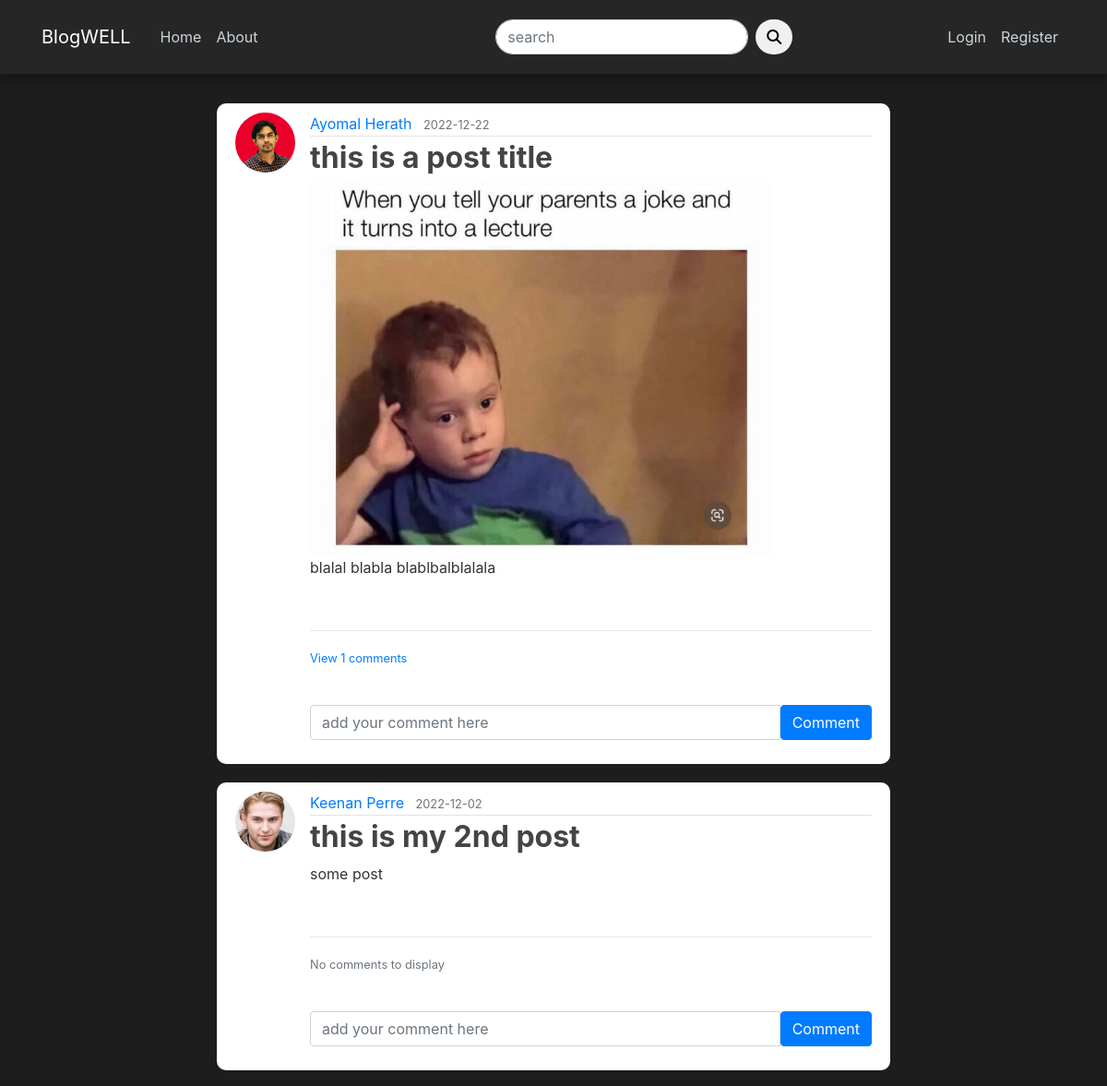
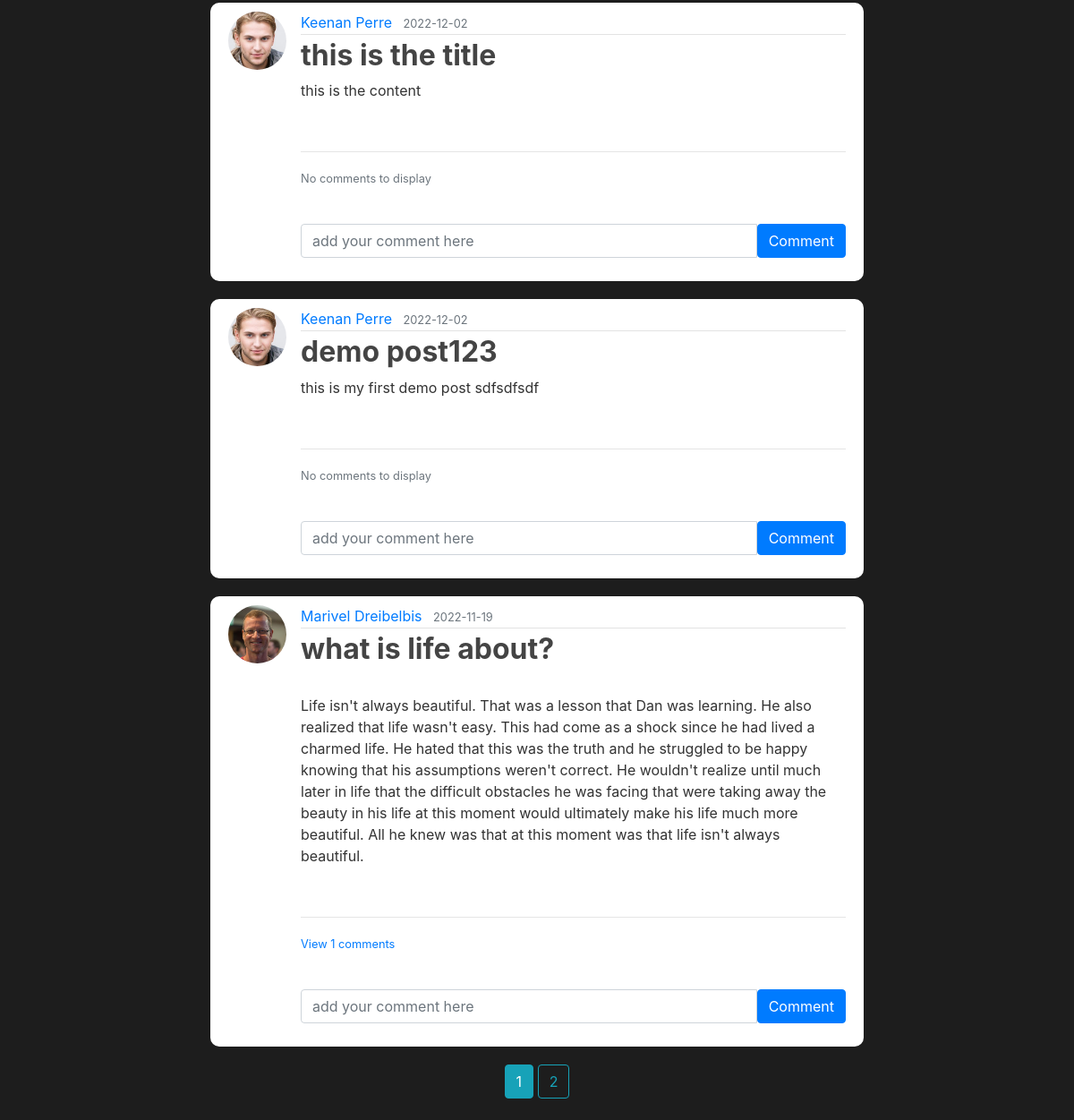
Page /home on the earlier database version (2 pictures, top to bottom).
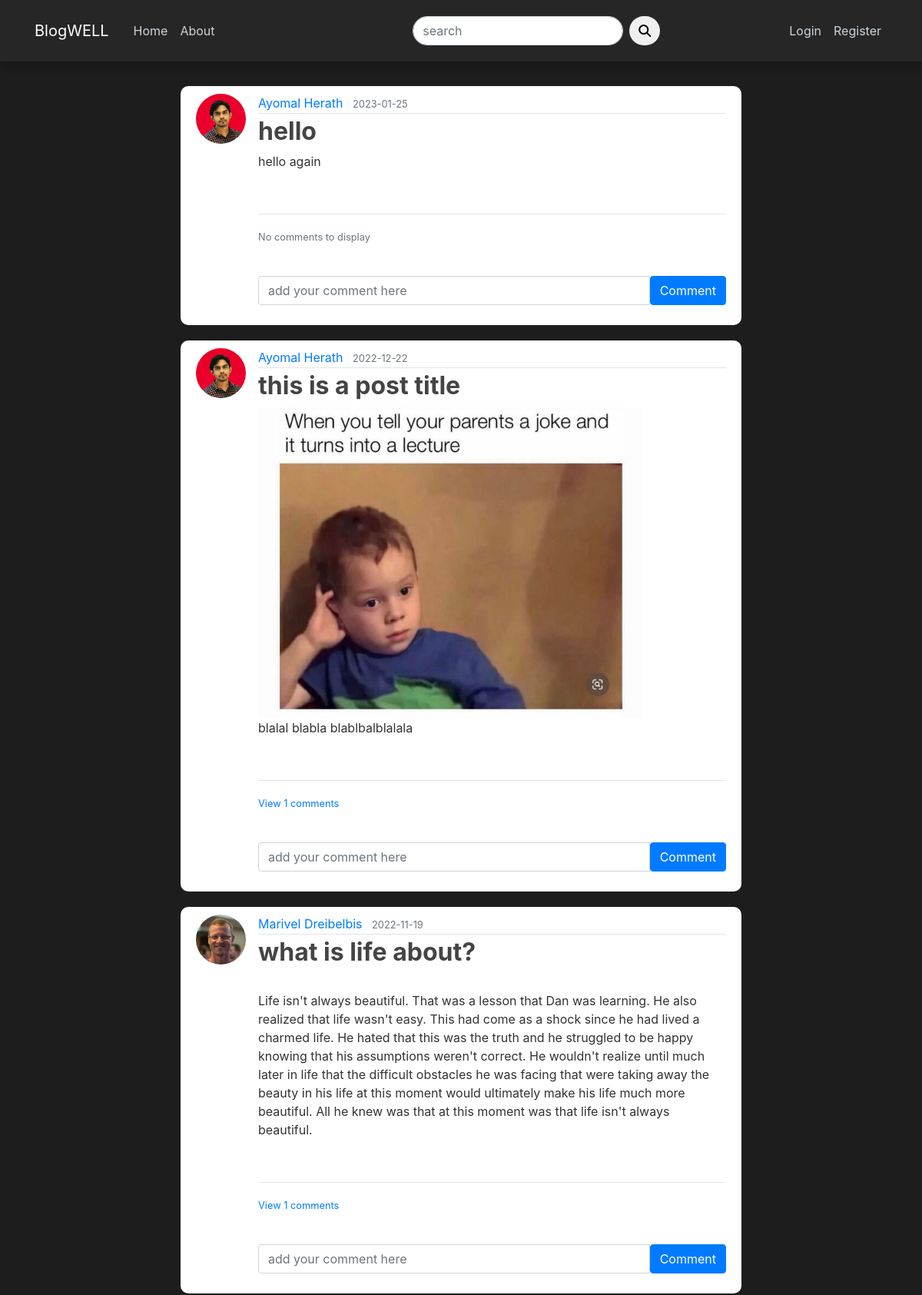
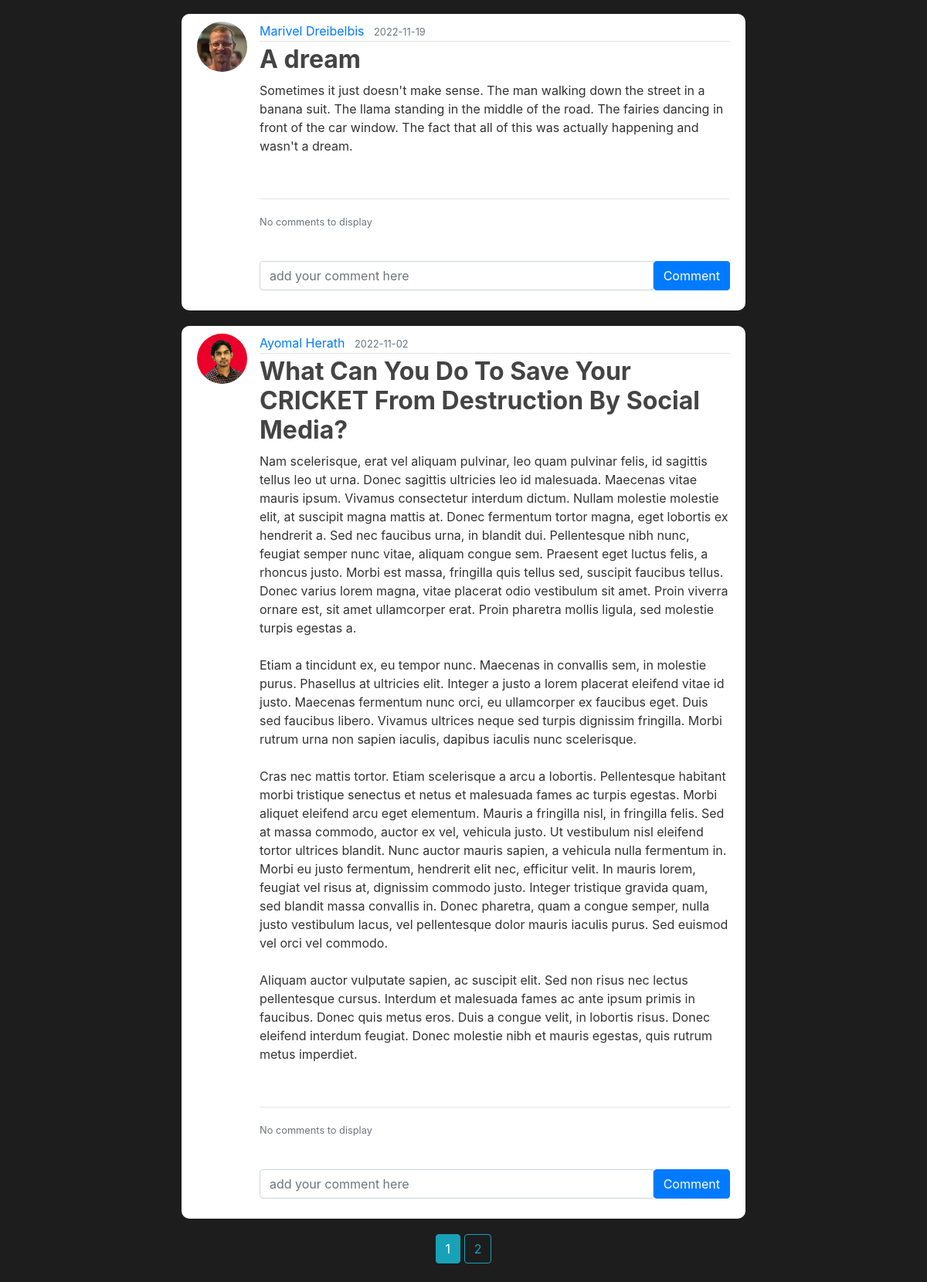
Same page on the later database version (2 pictures, top to bottom).
### blog/models.py (models this page shows, shortened)
class Post(db.Model):
    id = db.Column(db.Integer, primary_key=True)
    title = db.Column(db.String(100), nullable=False)
    date_posted = db.Column(db.DateTime, nullable=False, default=datetime.utcnow)
    content = db.Column(db.Text, nullable=False)
    post_image = db.Column(db.String(200), nullable=True)
    user_id = db.Column(db.Integer, db.ForeignKey('user.id'), nullable=False)
    comments = db.relationship('Comment', backref='post', lazy=True)

class User(db.Model, UserMixin):
    id = db.Column(db.Integer, primary_key=True)
    username = db.Column(db.String(20), unique=True, nullable=False)
    email = db.Column(db.String(120), unique=True, nullable=False)
    image_file = db.Column(db.String(20), nullable=False, default='default.jpg')
    password = db.Column(db.String(60), nullable=False)
    posts = db.relationship('Post', backref='author', lazy=True)
    comments = db.relationship('Comment', backref='author', lazy=True)
    is_admin = db.Column(db.Boolean, default=False)

### blog/main/routes.py (the view)
@main.route("/")
@main.route("/home")
def home():
    page = request.args.get('page', 1, type=int)
    posts = Post.query.order_by(Post.date_posted.desc()).paginate(page=page, per_page=5)#pagination and post order
    return render_template('home.html', posts=posts)

### blog/users/forms.py
class SearchForm(FlaskForm):
    searched = StringField('search', validators=[DataRequired()])
    submit = SubmitField('Submit')

### blog/users/routes.py (called while the page is built)
@app.context_processor
def home():
    form = SearchForm()
    return dict(form=form)

### blog/templates/home.html (shortened to what this page needs)
{% extends "layout.html" %}
{% block content %}
    {% for post in posts.items %}
        <article class="media content-section">
            <img src="{{ url_for('static', filename='profile_pics/' + post.author.image_file)}}" class="rounded-circle article-img" alt="">
            <div class="media-body">
            <div class="article-metadata">
                <a class="mr-2" href="{{url_for('users.user_posts', username=post.author.username )}}">{{ post.author.username }}</a>
                <small class="text-muted">{{ post.date_posted.strftime('%Y-%m-%d') }}</small>
            </div>
            <h2><a class="article-title font-weight-bold" href="{{ url_for('posts.post', post_id=post.id)}}">{{ post.title }}</a></h2>
            {% if post.post_image %}
                <div class="post-pic"><img src="{{url_for('static', filename = 'post_images/' + post.post_image)}}" alt="" height="auto" width="500px"></div>
                <div><p class="article-content">{{ post.content }}</p></div>
            {% else %}
                <div><p class="article-content">{{ post.content }}</p></div>
            {% endif %}
            <br><hr>
            <p class="card-text">
                {% if post.comments|length > 0 %}
                <a data-toggle="collapse" href="#comments-{{post.id}}" role="button" aria-expanded="false">
                    <small>View {{post.comments|length }} comments</small>
                </a>
                {% else%}
                <small class="text-muted">No comments to display</small>
                {% endif %}
            </p>
            <br>
            <form action="/comment/{{post.id}}" class="input-group mb-3" method="POST">
                <input type="text" name="text" id="text" class="form-control" placeholder="add your comment here"/>
                <button type="submit" class="btn btn-primary">Comment</button>
            </form>
            </div>
        </article>
    {% endfor %}
    <div class="pagi_btn text-center">
    {% for page_num in posts.iter_pages(left_edge=1, right_edge=1, left_current=1, right_current=2) %}
        {% if page_num %}
            {% if posts.page == page_num %}
                <a href="{{ url_for('main.home', page=page_num )}}" class="btn btn-info mb-4">{{ page_num }}</a>
            {% else %}
                <a href="{{ url_for('main.home', page=page_num )}}" class="btn btn-outline-info mb-4">{{ page_num }}</a>
            {% endif %}
        {% endif %}
    {% endfor %}
    </div>
{% endblock content %}

### blog/templates/layout.html (shortened to what this page needs)
<!DOCTYPE html>
<html lang="en">
<head>
     <link rel="stylesheet" href="https://cdn.jsdelivr.net/npm/bootstrap@4.3.1/dist/css/bootstrap.min.css">
     <link rel="stylesheet" type="text/css" href="{{ url_for('static', filename='main.css') }}">
     <link rel="stylesheet" href="https://cdnjs.cloudflare.com/ajax/libs/font-awesome/6.2.0/css/all.min.css" />
</head>
<body>
    <header class="site-header">
        <nav class="navbar navbar-expand-md navbar-dark bg-steel fixed-top">
          <div class="container">
            <a class="navbar-brand mr-4" href="/home">BlogWELL</a>
            <div class="collapse navbar-collapse" id="navbarToggle">
              <div class="navbar-nav mr-auto">
                {% if current_user.is_admin == True %}
                  <a class="nav-item nav-link" href="{{url_for('main.home')}}">Home</a>
                  <a class="nav-item nav-link" href="{{url_for('main.about')}}">About</a>
                  <a class="nav-item nav-link" href="/admin">Admin</a>
                {% else %}
                  <a class="nav-item nav-link" href="{{url_for('main.home')}}">Home</a>
                  <a class="nav-item nav-link" href="{{url_for('main.about')}}">About</a>
                {% endif %}
              </div>
              <form action="{{ url_for('users.search') }}" method="POST">
                <div class="input-group">
                  <div class="form-outline">
                    <input type="search" name="searched" id="form1" class="form-control" placeholder="search" />
                  </div>
                  <button type="submit" class="btn btn-primary btn-search">
                    <i class="fas fa-search"></i>
                  </button>
                </div>
              </form>
              <div class="navbar-nav">
                {% if current_user.is_authenticated %}
                  <a class="nav-item nav-link" href="{{url_for('posts.new_post')}}">New Post</a>
                  <a class="nav-item nav-link" href="{{url_for('users.account')}}">Account</a>
                  <a class="nav-item nav-link" href="{{url_for('users.logout')}}">Logout</a>
                {% else %}
                  <a class="nav-item nav-link" href="{{url_for('users.login')}}">Login</a>
                  <a class="nav-item nav-link" href="{{url_for('users.register')}}">Register</a>
                {% endif %}
              </div>
            </div>
          </div>
        </nav>
      </header>
      <main role="main" class="container">
        <div class="row">
          <div class="col-md-8 mx-auto">
            {% block content %}{% endblock %}
          </div>
          </div>
      </main>
</body>
</html>

### blog/static/main.css (style rules this page uses)
body { background: #1d1d1d; color: #333333; margin-top: 7rem; }
h1, h2, h3, h4, h5, h6 { color: #444444; }
.bg-steel { background-color: #272626; }
.navbar { height: 5rem; box-shadow: 0 8px 8px 0 rgba(0,0,0,.2); }
.site-header .navbar-nav .nav-link { color: #cbd5db; width: max-content; }
.site-header form { margin-left: 5rem; margin-right: 10rem; }
.site-header .input-group .form-outline .form-control { border-radius: 5rem; }
.site-header .input-group button { margin-left: 0.5rem; background-color: #f0f0f0; border: none; color: #000000; border-radius: 5rem; }
.content-section { background: #ffffff; padding: 10px 20px; border-radius: 10px; margin-bottom: 20px; }
.article-title { color: #444444; }
.article-content { white-space: pre-line; }
.article-img { height: 65px; width: 65px; margin-right: 16px; }
.article-metadata { padding-bottom: 1px; margin-bottom: 4px; border-bottom: 1px solid #e3e3e3 }

Differences in the rows shown:
removed Post: image_file (picture), author.username "Keenan Perre", date_posted "2022-12-02", title "this is my 2nd post", content "some post", shows "No comments to display"
removed Post: image_file (picture), author.username "Keenan Perre", date_posted "2022-12-02", title "this is the title", content "this is the content", shows "No comments to display"
removed Post: image_file (picture), author.username "Keenan Perre", date_posted "2022-12-02", title "demo post123", content "this is my first demo post sdfsdfsdf", shows "No comments to display"
added Post: image_file (picture), author.username "Ayomal Herath", date_posted "2023-01-25", title "hello", content "hello again", shows "No comments to display"
now on this page (row unchanged): Post: image_file (picture), author.username "Marivel Dreibelbis", date_posted "2022-11-19", title "A dream", content "Sometimes it just doesn't make sense. The man walking down the street in a banana suit. The llama standing in the middle of the road. The fairies dancing in front of the car window. The fact that all of this was actually happening and wasn't a dream.", shows "No comments to display"
now on this page (row unchanged): Post: image_file (picture), author.username "Ayomal Herath", date_posted "2022-11-02", title "What Can You Do To Save Your CRICKET From Destruction By Social Media?", content "Nam scelerisque, erat vel aliquam pulvinar, leo quam pulvinar felis, id sagittis tellus leo ut urna. Donec sagittis ultricies leo id malesuada. Maecenas vitae mauris ipsum. Vivamus consectetur interdum dictum. Nullam molestie molestie elit, at suscipit magna mattis at. Donec fermentum tortor magna, eget lobortis ex hendrerit a. Sed nec faucibus urna, in blandit dui. Pellentesque nibh nunc, feugiat semper nunc vitae, aliquam congue sem. Praesent eget luctus felis, a rhoncus justo. Morbi est massa, fringilla quis tellus sed, suscipit faucibus tellus. Donec varius lorem magna, vitae placerat odio vestibulum sit amet. Proin viverra ornare est, sit amet ullamcorper erat. Proin pharetra mollis…", shows "No comments to display"
